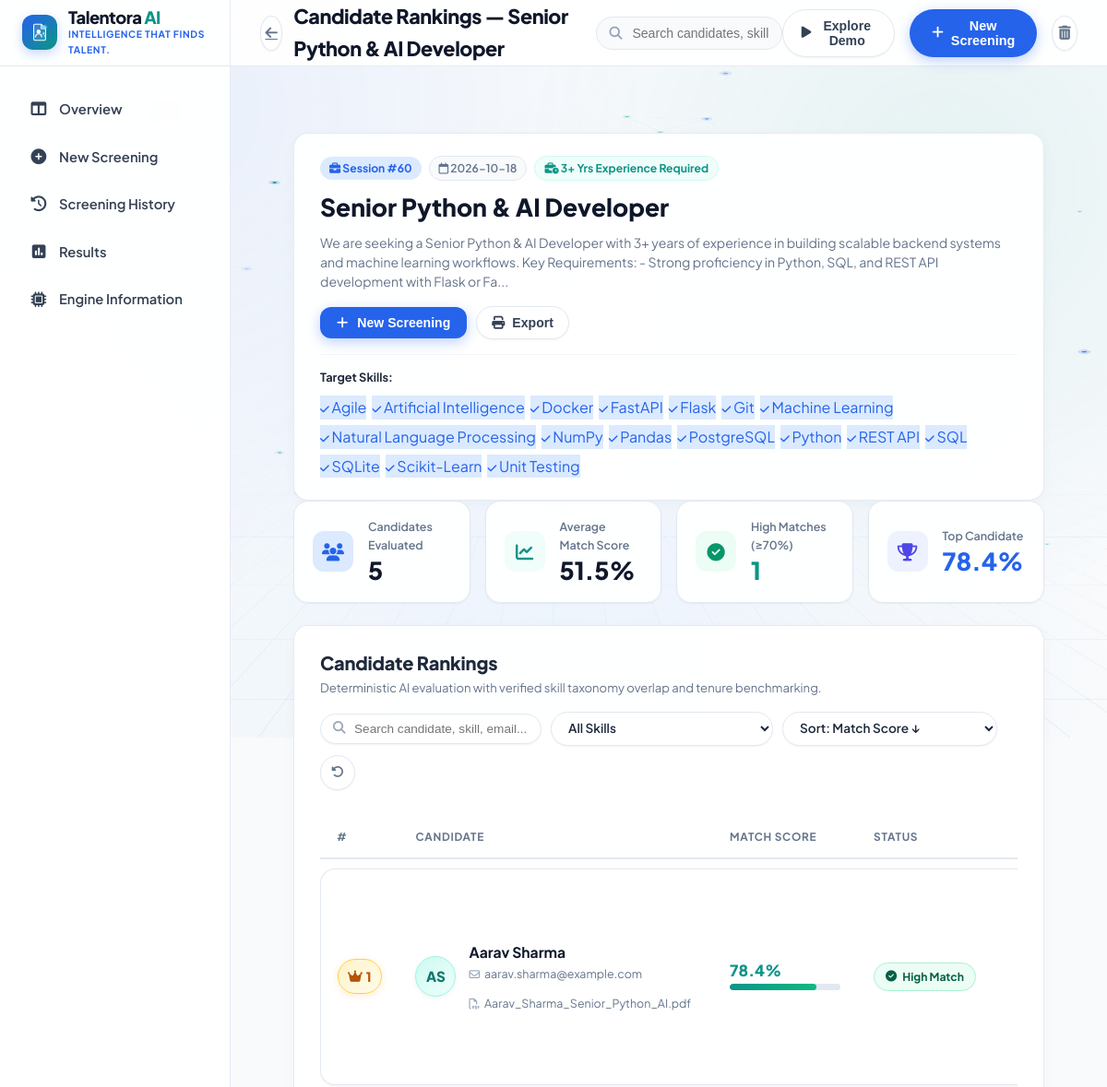
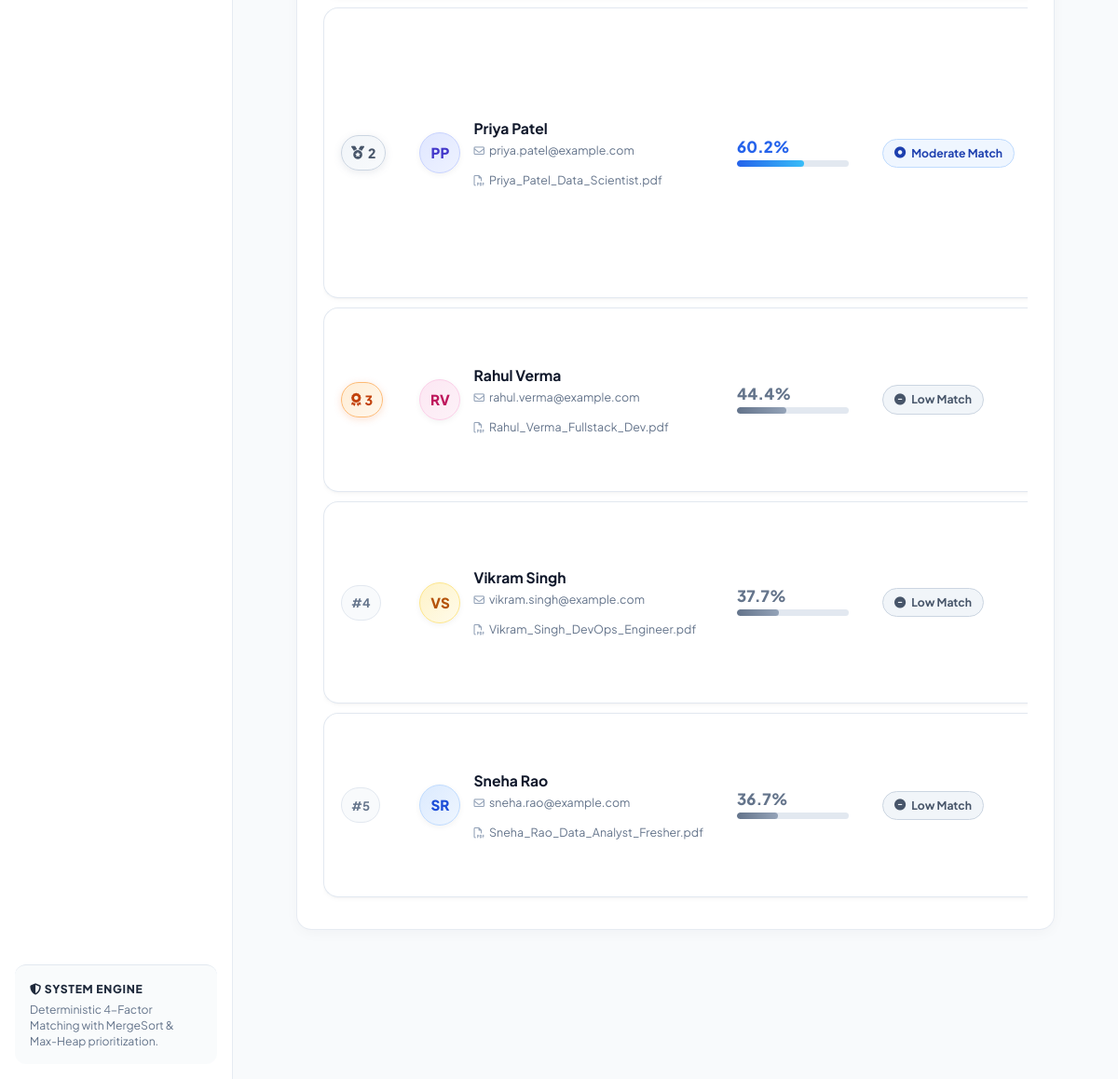
The page /results/60 on the database its author committed (2 pictures, top to bottom).
### tables this page shows
CREATE TABLE jobs (
            id INTEGER PRIMARY KEY AUTOINCREMENT,
            job_title TEXT NOT NULL,
            job_description TEXT NOT NULL,
            required_skills TEXT,
            required_experience REAL DEFAULT 0,
            created_at TIMESTAMP DEFAULT CURRENT_TIMESTAMP
        );

CREATE TABLE candidates (
            id INTEGER PRIMARY KEY AUTOINCREMENT,
            job_id INTEGER,
            name TEXT NOT NULL,
            email TEXT,
            phone TEXT,
            education TEXT,
            experience_years REAL DEFAULT 0,
            resume_filename TEXT,
            match_score REAL DEFAULT 0,
            skill_score REAL DEFAULT 0,
            exp_score REAL DEFAULT 0,
            edu_score REAL DEFAULT 0,
            tfidf_score REAL DEFAULT 0,
            badge TEXT,
            badge_class TEXT,
            matched_skills TEXT,
            missing_skills TEXT,
            additional_skills TEXT,
            explanations_json TEXT,
            raw_text TEXT,
            projects TEXT,
            certifications TEXT,
            created_at TIMESTAMP DEFAULT CURRENT_TIMESTAMP,
            FOREIGN KEY (job_id) REFERENCES jobs (id) ON DELETE CASCADE
        );

### app.py (the view)
@app.route('/results/<int:job_id>')
def view_results(job_id: int):
    job = database.get_job(job_id)
    if not job:
        flash("Screening session not found.", "error")
        return redirect(url_for('dashboard'))
    candidates = database.get_candidates_for_job(job_id)
    ranked_candidates = merge_sort(candidates, key=lambda c: c["match_score"], reverse=True)
    for idx, cand in enumerate(ranked_candidates):
        cand["rank"] = idx + 1
    total_count = len(ranked_candidates)
    avg_score = round(sum(c["match_score"] for c in ranked_candidates) / total_count, 1) if total_count > 0 else 0.0
    top_candidate = ranked_candidates[0] if ranked_candidates else None
    all_skills_set = set()
    for c in ranked_candidates:
        all_skills_set.update(c.get("skills", []))
    available_skills = sorted(list(all_skills_set))
    return render_template(
        'results.html',
        job=job,
        candidates=ranked_candidates,
        total_count=total_count,
        avg_score=avg_score,
        top_candidate=top_candidate,
        available_skills=available_skills
    )

### algorithms.py (called while the page is built)
def merge_sort(arr: List[Any], key: Optional[Callable[[Any], Any]] = None, reverse: bool = False) -> List[Any]:
    if len(arr) <= 1:
        return arr[:]
    mid = len(arr) // 2
    left = merge_sort(arr[:mid], key=key, reverse=reverse)
    right = merge_sort(arr[mid:], key=key, reverse=reverse)
    return _merge(left, right, key, reverse)

def _merge(left: List[Any], right: List[Any], key: Optional[Callable[[Any], Any]], reverse: bool) -> List[Any]:
    merged = []
    i = j = 0
    def get_val(item):
        return key(item) if key else item
    while i < len(left) and j < len(right):
        val_l = get_val(left[i])
        val_r = get_val(right[j])
        if (val_l >= val_r if reverse else val_l <= val_r):
            merged.append(left[i])
            i += 1
        else:
            merged.append(right[j])
            j += 1
    merged.extend(left[i:])
    merged.extend(right[j:])
    return merged

### app.py (called while the page is built)
@app.template_filter('format_exp')
def format_exp_filter(val):
    if val is None:
        return "0"
    try:
        f = float(val)
        return str(int(f)) if f.is_integer() else str(round(f, 1))
    except (ValueError, TypeError):
        return str(val)

### database.py (called while the page is built)
def get_db_connection() -> sqlite3.Connection:
    os.makedirs(DB_DIR, exist_ok=True)
    conn = sqlite3.connect(DB_PATH)
    conn.row_factory = sqlite3.Row
    return conn

def get_job(job_id: int) -> Optional[Dict[str, Any]]:
    conn = get_db_connection()
    cursor = conn.cursor()
    cursor.execute("SELECT * FROM jobs WHERE id = ?", (job_id,))
    row = cursor.fetchone()
    conn.close()
    if not row:
        return None
    res = dict(row)
    res["required_skills"] = json.loads(res["required_skills"]) if res["required_skills"] else []
    return res

### templates/results.html (shortened to what this page needs)
{% extends 'base.html' %}
{% block page_title %}Candidate Rankings — {{ job.job_title }}{% endblock %}
{% block content %}
<div class="results-page-container">
    <div class="card-light-panel mb-4">
        <div style="display: flex; justify-content: space-between; align-items: flex-start; flex-wrap: wrap; gap: 16px;">
            <div>
                <div style="display: flex; gap: 8px; align-items: center; margin-bottom: 8px; flex-wrap: wrap;">
                    <span style="font-size: 0.76rem; font-weight: 700; background: var(--color-soft-sky); color: var(--color-arctic-blue); padding: 3px 10px; border-radius: var(--radius-pill);">
                        <i class="fa-solid fa-briefcase"></i> Session #{{ job.id }}
                    </span>
                    <span style="font-size: 0.76rem; font-weight: 600; background: var(--color-ice-white); color: var(--color-slate-muted); padding: 3px 10px; border-radius: var(--radius-pill); border: 1px solid var(--border-color);">
                        <i class="fa-regular fa-calendar"></i> {{ job.created_at[:10] if job.created_at else 'Recent' }}
                    </span>
                    {% if job.required_experience > 0 %}
                    <span style="font-size: 0.76rem; font-weight: 700; background: var(--color-soft-teal); color: var(--color-teal); padding: 3px 10px; border-radius: var(--radius-pill); border: 1px solid var(--color-soft-teal-border);">
                        <i class="fa-solid fa-business-time"></i> {{ job.required_experience|format_exp }}+ Yrs Experience Required
                    </span>
                    {% endif %}
                </div>
                <h1 style="font-size: 1.65rem; font-weight: 800; color: var(--color-slate-title); margin-bottom: 6px;">{{ job.job_title }}</h1>
                <p style="font-size: 0.88rem; color: var(--color-slate-muted); max-width: 820px; line-height: 1.5;">{{ job.job_description[:240] }}{% if job.job_description|length > 240 %}...{% endif %}</p>
            </div>
            <div style="display: flex; gap: 10px; align-items: center;">
                <button type="button" class="btn-primary-screen" onclick="openUploadModal()" style="padding: 9px 18px; font-size: 0.88rem; width: auto;">
                    <i class="fa-solid fa-plus"></i> New Screening
                </button>
                <button onclick="window.print()" class="btn-nav-demo" title="Print / Export Report" style="padding: 9px 16px; font-size: 0.88rem;">
                    <i class="fa-solid fa-print"></i> Export
                </button>
            </div>
        </div>
        {% if job.required_skills %}
        <div style="margin-top: 16px; padding-top: 14px; border-top: 1px solid var(--border-color-light); display: flex; align-items: center; gap: 10px; flex-wrap: wrap;">
            <span style="font-size: 0.8rem; font-weight: 700; color: var(--color-slate-heading);">Target Skills:</span>
            <div style="display: flex; gap: 6px; flex-wrap: wrap;">
                {% for s in job.required_skills %}
                <span class="skill-tag-pill" style="background: var(--color-soft-sky); color: var(--color-arctic-blue); border-color: var(--color-soft-sky);">
                    <i class="fa-solid fa-check" style="font-size: 0.7rem;"></i> {{ s }}
                </span>
                {% endfor %}
            </div>
        </div>
        {% endif %}
    </div>
    <div class="kpi-slots-grid mb-4">
        <div class="kpi-card-clean">
            <div class="kpi-icon-pill icon-blue"><i class="fa-solid fa-users"></i></div>
            <div>
                <span class="kpi-label-muted">Candidates Evaluated</span>
                <div class="kpi-stat-bold">{{ total_count }}</div>
            </div>
        </div>
        <div class="kpi-card-clean">
            <div class="kpi-icon-pill icon-teal"><i class="fa-solid fa-chart-line"></i></div>
            <div>
                <span class="kpi-label-muted">Average Match Score</span>
                <div class="kpi-stat-bold">{{ avg_score }}%</div>
            </div>
        </div>
        <div class="kpi-card-clean">
            <div class="kpi-icon-pill icon-green"><i class="fa-solid fa-circle-check"></i></div>
            <div>
                <span class="kpi-label-muted">High Matches (&ge;70%)</span>
                <div class="kpi-stat-bold" style="color: var(--color-teal);">
                    {{ candidates|selectattr('match_score', 'ge', 70)|list|length }}
                </div>
            </div>
        </div>
        <div class="kpi-card-clean">
            <div class="kpi-icon-pill icon-indigo"><i class="fa-solid fa-trophy"></i></div>
            <div>
                <span class="kpi-label-muted">Top Candidate</span>
                <div class="kpi-stat-bold" style="color: var(--color-arctic-blue);">
                    {% if top_candidate %}{{ top_candidate.match_score }}%{% else %}N/A{% endif %}
                </div>
            </div>
        </div>
    </div>
    <div class="card-light-panel" id="rankingsSection">
        <div class="table-toolbar-flex" style="margin-bottom: 20px;">
            <div>
                <h3 class="panel-title-clean" style="font-size: 1.25rem;">Candidate Rankings</h3>
                <p class="panel-sub-text">Deterministic AI evaluation with verified skill taxonomy overlap and tenure benchmarking.</p>
            </div>
            <div style="display: flex; gap: 10px; align-items: center; flex-wrap: wrap;">
                <div style="position: relative; min-width: 240px;">
                    <i class="fa-solid fa-magnifying-glass" style="position: absolute; left: 14px; top: 50%; transform: translateY(-50%); color: var(--color-slate-light); font-size: 0.85rem;"></i>
                    <input type="text" id="candidateSearchInput" class="light-table-search"
                        placeholder="Search candidate, skill, email..." onkeyup="filterRankingsTable()" style="padding-left: 36px; font-size: 0.85rem; padding-top: 8px; padding-bottom: 8px;">
                </div>
                <select id="skillDropdownFilter" class="light-select-control" onchange="filterRankingsTable()" style="font-size: 0.85rem; padding: 8px 14px;">
                    <option value="">All Skills</option>
                </select>
                <select id="sortDropdownFilter" class="light-select-control" onchange="sortRankingsTable(this.value)" style="font-size: 0.85rem; padding: 8px 14px;">
                    <option value="score_desc">Sort: Match Score &darr;</option>
                </select>
                <button type="button" class="btn-clear-filters" onclick="clearRankingsFilters()" title="Reset Filters">
                    <i class="fa-solid fa-rotate-left"></i>
                </button>
            </div>
        </div>
        <div style="overflow-x: auto;">
            <table class="light-saas-table" id="rankingsTable">
                <thead>
                    <tr>
                        <th style="width: 60px;">#</th>
                        <th style="min-width: 220px;">Candidate</th>
                        <th style="width: 170px;">Match Score</th>
                        <th style="width: 140px;">Status</th>
                    </tr>
                </thead>
                <tbody id="rankingsTableBody">
                    {% for c in candidates %}
                    <tr class="ranking-row"
                        data-name="{{ c.name|lower }}"
                        data-email="{{ c.email|lower }}"
                        data-skills="{{ c.skills|join(' ')|lower }}"
                        data-score="{{ c.match_score }}"
                        data-exp="{{ c.experience_years }}">
                        <td class="col-rank">
                            {% if loop.index == 1 %}
                                <span class="rank-badge-medal rank-1" title="Rank 1 - Top Candidate">
                                    <i class="fa-solid fa-crown"></i> 1
                                </span>
                            {% elif loop.index == 2 %}
                                <span class="rank-badge-medal rank-2" title="Rank 2">
                                    <i class="fa-solid fa-medal"></i> 2
                                </span>
                            {% elif loop.index == 3 %}
                                <span class="rank-badge-medal rank-3" title="Rank 3">
                                    <i class="fa-solid fa-award"></i> 3
                                </span>
                            {% else %}
                                <span class="rank-badge-medal rank-default">
                                    #{{ loop.index }}
                                </span>
                            {% endif %}
                        </td>
                        <td class="col-candidate">
                            <div class="cand-info-flex">
                                <div class="cand-avatar avatar-tint-{{ loop.index % 5 }}">
                                    {{ c.initials if c.initials else (c.name[:2]|upper if c.name != 'Not Available' else 'CD') }}
                                </div>
                                <div class="cand-meta">
                                    <a href="{{ url_for('candidate_detail', candidate_id=c.id) }}" class="cand-name-title">
                                        {{ c.name }}
                                    </a>
                                    <div class="cand-contact-row">
                                        <span class="cand-contact-item" title="{{ c.email }}">
                                            <i class="fa-regular fa-envelope"></i> {{ c.email }}
                                        </span>
                                        {% if c.resume_filename %}
                                        <span class="cand-contact-item" title="{{ c.resume_filename }}">
                                            <i class="fa-regular fa-file-pdf text-danger"></i> {{ c.resume_filename }}
                                        </span>
                                        {% endif %}
                                    </div>
                                </div>
                            </div>
                        </td>
                        <td class="col-score">
                            <div class="cand-score-box">
                                <div class="cand-score-header">
                                    <span class="cand-score-percent {% if c.match_score >= 70 %}score-text-high{% elif c.match_score >= 45 %}score-text-moderate{% else %}score-text-low{% endif %}">
                                        {{ c.match_score }}%
                                    </span>
                                </div>
                                <div class="score-track-modern">
                                    <div class="score-fill-modern {% if c.match_score >= 70 %}fill-high{% elif c.match_score >= 45 %}fill-moderate{% else %}fill-low{% endif %}"
                                         style="width: {{ c.match_score }}%;"></div>
                                </div>
                            </div>
                        </td>
                        <td class="col-badge">
                            {% if c.match_score >= 70 %}
                                <span class="status-pill-modern pill-high">
                                    <i class="fa-solid fa-circle-check"></i> High Match
                                </span>
                            {% elif c.match_score >= 45 %}
                                <span class="status-pill-modern pill-moderate">
                                    <i class="fa-solid fa-circle-dot"></i> Moderate Match
                                </span>
                            {% else %}
                                <span class="status-pill-modern pill-low">
                                    <i class="fa-solid fa-circle-minus"></i> Low Match
                                </span>
                            {% endif %}
                        </td>
                    </tr>
                    {% endfor %}
                </tbody>
            </table>
        </div>
    </div>
</div>
{% endblock %}

### rows shown on the page
jobs: job_title "Senior Python & AI Developer", id "60", created_at "2026-10-18", required_experience "3", job_description "We are seeking a Senior Python & AI Developer with 3+ years of experience in building scalable backend systems and machine learning workflows. Key Requirements: - Strong proficiency in Python, SQL, and REST API development with Flask or Fa"
candidates: match_score "78.4", shows "1", initials "AS", name "Aarav Sharma", email "aarav.sharma@example.com", resume_filename "Aarav_Sharma_Senior_Python_AI.pdf", shows "High Match"
candidates: shows "2", initials "PP", name "Priya Patel", email "priya.patel@example.com", resume_filename "Priya_Patel_Data_Scientist.pdf", match_score "60.2", shows "Moderate Match"
candidates: shows "3", initials "RV", name "Rahul Verma", email "rahul.verma@example.com", resume_filename "Rahul_Verma_Fullstack_Dev.pdf", match_score "44.4", shows "Low Match"
candidates: initials "VS", name "Vikram Singh", email "vikram.singh@example.com", resume_filename "Vikram_Singh_DevOps_Engineer.pdf", match_score "37.7", shows "Low Match"
candidates: initials "SR", name "Sneha Rao", email "sneha.rao@example.com", resume_filename "Sneha_Rao_Data_Analyst_Fresher.pdf", match_score "36.7", shows "Low Match"

### other values the page prints
{{ s }} "Agile" "Artificial Intelligence" "Docker" "FastAPI" "Flask" "Git" "Machine Learning" "Natural Language Processing" "NumPy" "Pandas" "PostgreSQL" "Python" "REST API" "SQL" "SQLite" "Scikit-Learn" "Unit Testing"
{{ total_count }} "5"
{{ avg_score }} "51.5"
{{ candidates|selectattr('match_score', 'ge', 70)|list|length }} "1"
